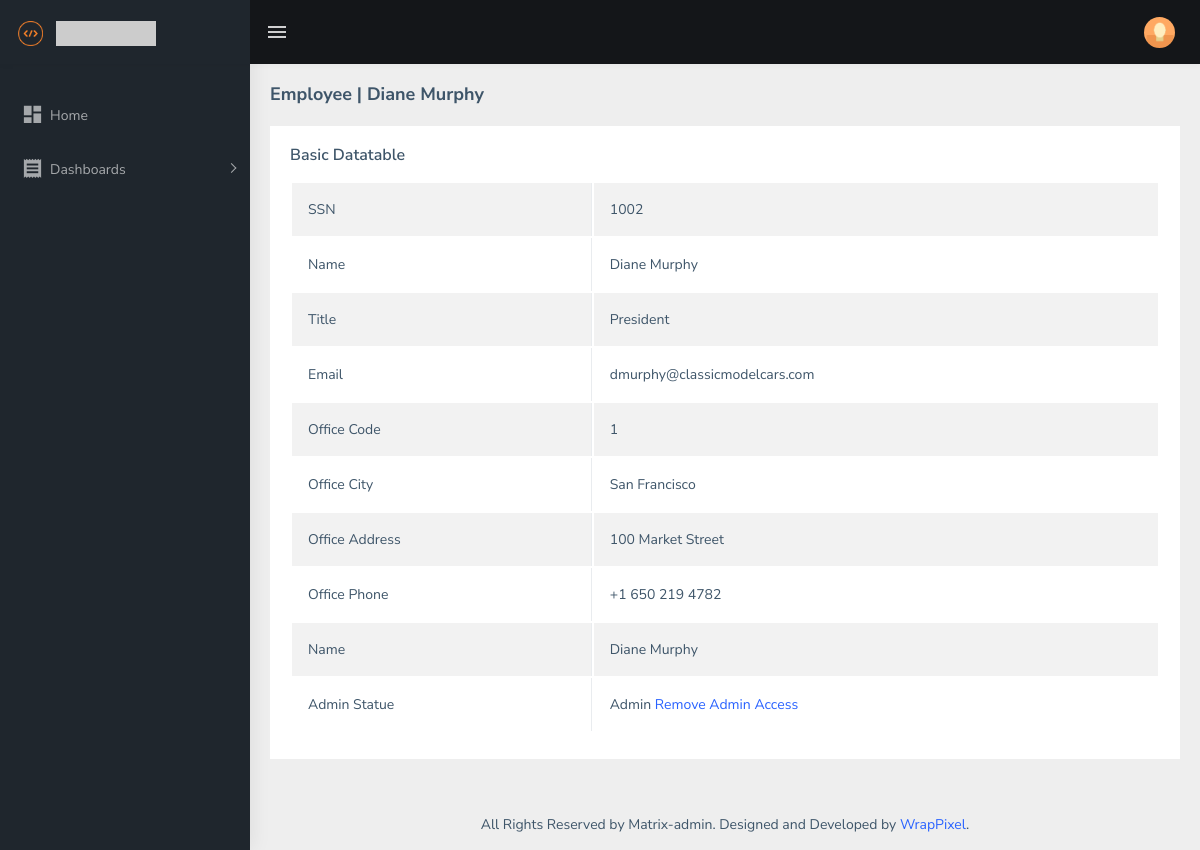
Screenshot of /dashboard/employees/edit.php?ssn=1002 with the database file from the repository.
### tables this page shows
CREATE TABLE `employees` (
  `employeeNumber` int(11) NOT NULL,
  `lastName` varchar(50) NOT NULL,
  `firstName` varchar(50) NOT NULL,
  `extension` varchar(10) NOT NULL,
  `email` varchar(100) NOT NULL,
  `officeCode` varchar(10) NOT NULL,
  `reportsTo` int(11) DEFAULT NULL,
  `jobTitle` varchar(50) NOT NULL,
  `isAdmin` tinyint(1) DEFAULT 0
);

CREATE TABLE `offices` (
  `officeCode` varchar(10) NOT NULL,
  `city` varchar(50) NOT NULL,
  `phone` varchar(50) NOT NULL,
  `addressLine1` varchar(50) NOT NULL,
  `addressLine2` varchar(50) DEFAULT NULL,
  `state` varchar(50) DEFAULT NULL,
  `country` varchar(50) NOT NULL,
  `postalCode` varchar(15) NOT NULL,
  `territory` varchar(10) NOT NULL
);

### dashboard/employees/edit.php (the view, shortened to what this page needs)
<?php
include "../includes/connect_database.php";
$ssn = $_GET["ssn"];
$query = "select e.employeeNumber as ssn, concat(e.firstName, ' ', e.lastName) as name
, offices.city, e.jobTitle, e.isAdmin, e.email as email, e.officecode as officeCode,
offices.phone as officePhone, offices.addressLine1 as officeAdress
from employees as e left join offices on
e.officeCode = offices.officeCode
where e.employeeNumber= $ssn";
$result = $connect->query($query);
$data = $result->fetch(PDO::FETCH_ASSOC);
?>
<!DOCTYPE html>
<html dir="ltr" lang="en">
<?php include "../includes/head.php"; ?>
<body>
    <?php include "../includes/header.php"; ?>
    <?php include "../includes/aside.php"; ?>
    <div class="page-wrapper">
        <div class="page-breadcrumb">
            <div class="row">
                <div class="col-12 d-flex no-block align-items-center">
                    <h4 class="page-title">Employee | <?= $data['name'] ?></h4>
                </div>
            </div>
        </div>
        <div class="container-fluid">
            <div class="row">
                <div class="col-12">
                    <div class="card">
                        <div class="card-body">
                            <h5 class="card-title">Basic Datatable</h5>
                            <div class="table-responsive">
                                <table id="zero_config" class="table table-striped table-bordered">
                                    <tr>
                                        <td>SSN</td>
                                        <td><?= $data["ssn"] ?></td>
                                    </tr>
                                    <tr>
                                        <td>Name</td>
                                        <td><?= $data["name"] ?></td>
                                    </tr>
                                    <tr>
                                        <td>Title</td>
                                        <td><?= $data["jobTitle"] ?></td>
                                    </tr>
                                    <tr>
                                        <td>Email</td>
                                        <td><?= $data["email"] ?></td>
                                    </tr>
                                    <tr>
                                        <td>Office Code</td>
                                        <td><?= $data["officeCode"] ?></td>
                                    </tr>
                                    <tr>
                                        <td>Office City</td>
                                        <td><?= $data["city"] ?></td>
                                    </tr>
                                    <tr>
                                        <td>Office Address</td>
                                        <td><?= $data["officeAdress"] ?></td>
                                    </tr>
                                    <tr>
                                        <td>Office Phone</td>
                                        <td><?= $data["officePhone"] ?></td>
                                    </tr>
                                    <tr>
                                        <td>Name</td>
                                        <td><?= $data["name"] ?></td>
                                    </tr>
                                    <tr>
                                        <td>Admin Statue</td>
                                        <td>
                                            <?php if ($data['isAdmin']){?>
                                                <span>Admin</span>
                                                <a href="remove_admin.php?ssn=<?= $data['ssn'] ?>">Remove Admin Access</a>
                                            <?php }else{ ?>
                                                <span>Not Admin</span>
                                                <a href="make_admin.php?ssn=<?= $data['ssn'] ?>">Give Admin Access</a>
                                            <?php } ?>
                                        </td>
                                    </tr>
                                </table>
                            </div>
                        </div>
                    </div>
                </div>
            </div>
        </div>
        <?php include '../includes/footer.php';?>
</body>
</html>

### rows the page displays
employees: employeeNumber "1002", jobTitle "President", email "dmurphy@classicmodelcars.com", officeCode "1", officeCode.city "San Francisco", officeCode.addressLine1 "100 Market Street", officeCode.phone "+1 650 219 4782"

### other values shown
$data['name'] "Diane Murphy"
$data["name"] "Diane Murphy"
